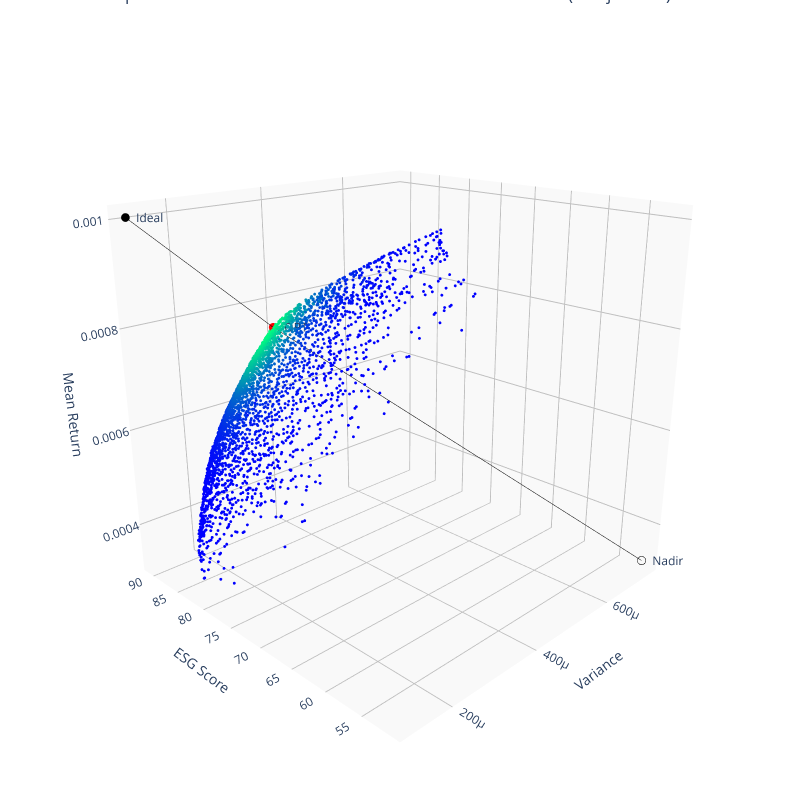

Notebook code cell kept with this figure:
### Code cell
dot_size_3D = 1.0
opt_dot_size_factor_3D = 3

dot_size_2D = 2.5
opt_dot_size_factor_2D = 8

eMOGA['signs'] = np.array(eMOGA['param']['signs'])
cmap = 'winter'

if 'graph options' not in eMOGA:
    eMOGA['graph options'] = dict()
eMOGA['graph options']['dot_size_2D'] = dot_size_2D
eMOGA['graph options']['obj_ord_3D'] = [1, 2, 0]
eMOGA['graph options']['dot_size_3D'] = dot_size_3D
eMOGA['graph options']['opt_dot_size_factor_3D'] = opt_dot_size_factor_3D
eMOGA['graph options']['3D_view'] = {
    'azimuth': -135,
    'elevation': 20,
    'distance': 2.5,
}

evu.plot_Pareto_Front(eMOGA, plot_optims=True)
evu.plot_2D_projections(eMOGA)
evu.plot_Level_Diagrams(eMOGA, plot_params_LD=False)

### Figure 1 — Plotly figure (JSON) as saved in the notebook; plotly's stock layout.template omitted (floating-point values rounded to 4 significant figures; data arrays with more than 128 entries replaced by an {"elided": "..."} marker saying what was removed)
{"data": [{"hovertemplate": "Variance=%{x}<br>ESG Score=%{y}<br>Mean Return=%{z}<br>Color=%{marker.color}<extra></extra>", "legendgroup": "", "marker": {"color": {"elided": "2890 float values"}, "coloraxis": "coloraxis", "size": 1, "symbol": "circle"}, "mode": "markers", "name": "", "scene": "scene", "showlegend": false, "type": "scatter3d", "x": {"elided": "2890 float values"}, "y": {"elided": "2890 float values"}, "z": {"elided": "2890 float values"}}, {"marker": {"color": "black", "size": 3, "symbol": "circle-open"}, "mode": "markers", "name": "Nadir", "showlegend": false, "type": "scatter3d", "x": [0.0007399], "y": [51.34], "z": [0.00032]}, {"mode": "text", "showlegend": false, "text": ["Nadir"], "textposition": "middle right", "type": "scatter3d", "x": [0.0007399], "y": [51.34], "z": [0.00032]}, {"marker": {"color": "black", "size": 3, "symbol": "circle"}, "mode": "markers", "name": "Ideal", "showlegend": false, "type": "scatter3d", "x": [0.0001109], "y": [90.74], "z": [0.001004]}, {"mode": "text", "showlegend": false, "text": ["Ideal"], "textposition": "middle right", "type": "scatter3d", "x": [0.0001109], "y": [90.74], "z": [0.001004]}, {"marker": {"color": "red", "size": 3, "symbol": "circle"}, "mode": "markers", "name": "OPT", "showlegend": false, "type": "scatter3d", "x": [0.000263], "y": [79.58], "z": [0.0008092]}, {"mode": "text", "showlegend": false, "text": ["OPT"], "textposition": "middle right", "type": "scatter3d", "x": [0.000263], "y": [79.58], "z": [0.0008092]}, {"line": {"color": "black", "width": 1}, "mode": "lines", "showlegend": false, "type": "scatter3d", "x": [0.0001109, 0.000263], "y": [90.74, 79.58], "z": [0.001004, 0.0008092]}, {"line": {"color": "black", "width": 1}, "mode": "lines", "showlegend": false, "type": "scatter3d", "x": [0.0007399, 0.000263], "y": [51.34, 79.58], "z": [0.00032, 0.0008092]}], "layout": {"coloraxis": {"colorbar": {"title": {"text": "Color"}}, "colorscale": {"elided": "256x2 mixed values"}, "showscale": false}, "height": 800, "legend": {"tracegroupgap": 0}, "margin": {"b": 0, "l": 0, "r": 0, "t": 0}, "scene": {"camera": {"center": {"x": 0, "y": 0, "z": 0}, "eye": {"x": -1.661, "y": -1.661, "z": 0.8551}, "up": {"x": 0, "y": 0, "z": 1}}, "domain": {"x": [0, 1], "y": [0, 1]}, "xaxis": {"backgroundcolor": "rgba(0, 0, 0, 0.025)", "gridcolor": "rgba(0, 0, 0, 0.25)", "showbackground": true, "title": {"text": "Variance"}, "zerolinecolor": "rgba(0, 0, 0, 0.025)"}, "yaxis": {"backgroundcolor": "rgba(0, 0, 0, 0.025)", "gridcolor": "rgba(0, 0, 0, 0.25)", "showbackground": true, "title": {"text": "ESG Score"}, "zerolinecolor": "rgba(0, 0, 0, 0.025)"}, "zaxis": {"backgroundcolor": "rgba(0, 0, 0, 0.025)", "gridcolor": "rgba(0, 0, 0, 0.25)", "showbackground": true, "title": {"text": "Mean Return"}, "zerolinecolor": "rgba(0, 0, 0, 0.025)"}}, "title": {"text": "3D Scatter plot of the Pareto frontier of Mean - Variance - ESG Score (3 objectives) - Eurostoxx50"}, "width": 800}}
